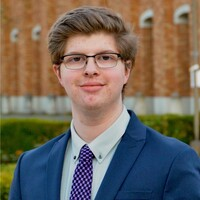
#> input picture upscaler/Input_Images/natesmall.jpg, 200 x 200 px, found by its file name; its folder holds only this picture in this run
$ python runsim.py
#> lines starting #> are read from the running program, lines starting #| are printed output that depends on the picture
from PIL import Image
import numpy as np
import cv2
import os
import sys
import subprocess


# Function to turn an image (.jpg) to a 3D matrix (R,G,B)
def image_to_rgb_matrix(image_path):
    # Open the image
    image = Image.open(image_path)

    # Convert the image to RGB mode (in case it's not already)
    image = image.convert('RGB')

    # Get the size of the image
    width, height = image.size

    # Split the image into R, G, and B components
    r, g, b = image.split()

    # Convert the R, G, and B components to numpy arrays
    r_array = np.array(r)
    g_array = np.array(g)
    b_array = np.array(b)

    # Create a 3D matrix to represent the image, with dimensions (height, width, 3)
    rgb_matrix = np.zeros((height, width, 3), dtype=np.uint8)

    # Assign the R, G, and B components to the corresponding channels in the matrix
    rgb_matrix[:,:,0] = r_array
    rgb_matrix[:,:,1] = g_array
    rgb_matrix[:,:,2] = b_array

    return rgb_matrix


# Function to turn matrix from decimal to binary
def rgb_decimal_to_binary(rgb_matrix):
    # Convert decimal RGB values to binary representation
    binary_matrix = np.vectorize(np.binary_repr)(rgb_matrix, width=8)
    return binary_matrix

# Function to combine each element of 3D matrix (8-bit) into a single valued (24-bit) list
def combine_binary_to_24_bit(binary_matrix):
    combined_numbers = []
    height, width, _ = binary_matrix.shape
    for i in range(height):
        for j in range(width):
            combined = 0
            for k in range(3):
                combined = (combined << 8) | int(''.join(str(bit) for bit in binary_matrix[i, j, k]), 2)
            # Format the combined number as a binary string with leading zeros to ensure it has 24 bits
            combined_binary = format(combined, '024b')
            # Append op-code & 52 zeros to the front of the binary string
            combined_binary = '0001' + ('0' * 52) + combined_binary
            combined_numbers.append(combined_binary)
    return combined_numbers

# Function to write binary data (R,G,B) to a text file
def write_combined_numbers_to_file(combined_numbers, filename):
    with open(filename, 'w') as f:
        for num in combined_numbers:
            f.write(f"{num}\n")
        f.write(f"01100000000000000000000000000000000000000000000011111111111111111111111111111111\n")
        f.write(f"01010000000000000000000000000000000000000000000000000000000000000000000000000000\n")
        f.write(f"00110000000000000000000000000000000000000000000000000000000000000000000000000000")


# Function to write module parameters to a vh file
def write_params (filename, image_path):
    image = Image.open(image_path)
    width, height = image.size
    with open(filename, 'w') as f:
        f.write(f" localparam HRES = {width};\n localparam VRES = {height};")

def parse_image (filename, image_path):

    image = Image.open(image_path)
    h_res, v_res = image.size

    new_v_res = 2 * v_res
    new_h_res = 2 * h_res

    #Create image array & load file for module outputs
    outimage = np.zeros((new_v_res, new_h_res, 3))
    outfile = np.loadtxt("Outfile/out.txt")

    #Process output file into image array
    for i in range(0, new_v_res):
        for j in range (0, new_h_res):
            outimage[i, j, 0] = outfile[(i*new_h_res + j)*3 + 2]
            outimage[i, j, 1] = outfile[(i*new_h_res + j)*3 + 1]
            outimage[i, j, 2] = outfile[(i*new_h_res + j)*3 + 0]
    path = "Output_Images/" + filename
    #Write images to output pngs
    cv2.imwrite(path, outimage)


print('Enter desired image name to upscale (include file extension!):')
image_name = input()
#> the answer given: upscaler/Input_Images/natesmall.jpg

image_path = "Input_Images/" + image_name  # Replace "example_image.jpg" with the path to your image file
matrix = image_to_rgb_matrix(image_path)
#> in image_to_rgb_matrix, image is the input picture: PIL image 200x200 RGB; mean R, G, B 113.3, 102.8, 91.6
#> in image_to_rgb_matrix, `r, g, b = image.split()`:
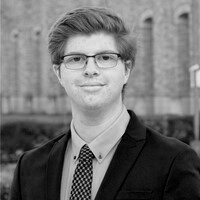
#> r: PIL image 200x200 L; min 0, max 232, mean 113.3
#> in image_to_rgb_matrix, `r, g, b = image.split()`:
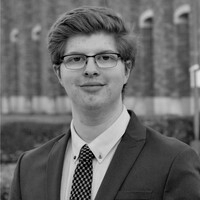
#> g: PIL image 200x200 L; min 0, max 226, mean 102.8
#> in image_to_rgb_matrix, `r, g, b = image.split()`:
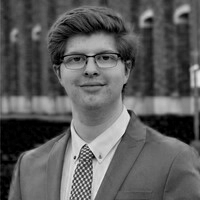
#> b: PIL image 200x200 L; min 0, max 235, mean 91.6
#> in image_to_rgb_matrix, `rgb_matrix[:,:,0] = r_array`:
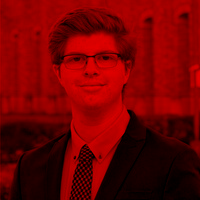
#> rgb_matrix: shape (200, 200, 3); mean of channels 0, 1, 2 113.3, 0, 0; drawn as R, G, B
#> in image_to_rgb_matrix, `rgb_matrix[:,:,1] = g_array`:
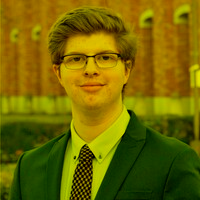
#> rgb_matrix: shape (200, 200, 3); mean of channels 0, 1, 2 113.3, 102.8, 0; drawn as R, G, B
binary_matrix = rgb_decimal_to_binary(matrix)
combined_numbers = combine_binary_to_24_bit(binary_matrix)
#> after the loop in combine_binary_to_24_bit, `for i in range(height):`: combined_numbers = 40000 items
#> combined_numbers = 40000 items

write_combined_numbers_to_file(combined_numbers, "v/bsg_trace_master_0.tr")
write_params ("v/parameters.vh", image_path)

subprocess.run("make clean-build", shell=True)
#> (this line was passed over: subprocess is not available in this run)
subprocess.run("make sim-rtl", shell=True)
#> (this line was passed over: subprocess is not available in this run)

parse_image(image_name, image_path)
#> (the run stopped early here; a loop or call above may not have finished)

$ run again, on upscaler/Input_Images/shawnsmall.jpg
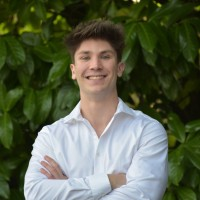
#> input picture upscaler/Input_Images/shawnsmall.jpg, 200 x 200 px, found by its file name
#> in image_to_rgb_matrix, image is the input picture: PIL image 200x200 RGB; mean R, G, B 91.1, 98.1, 76.1
#> in image_to_rgb_matrix, `r, g, b = image.split()`:
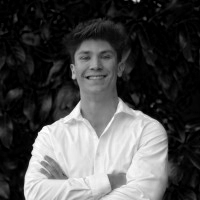
#> b: PIL image 200x200 L; min 0, max 255, mean 76.1
#> in image_to_rgb_matrix, `rgb_matrix[:,:,1] = g_array`:
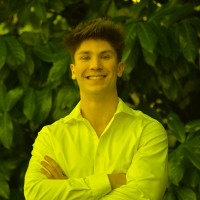
#> rgb_matrix: shape (200, 200, 3); mean of channels 0, 1, 2 91.1, 98.1, 0; drawn as R, G, B
#> after the loop in combine_binary_to_24_bit, `for i in range(height):`: combined_numbers = 40000 items
